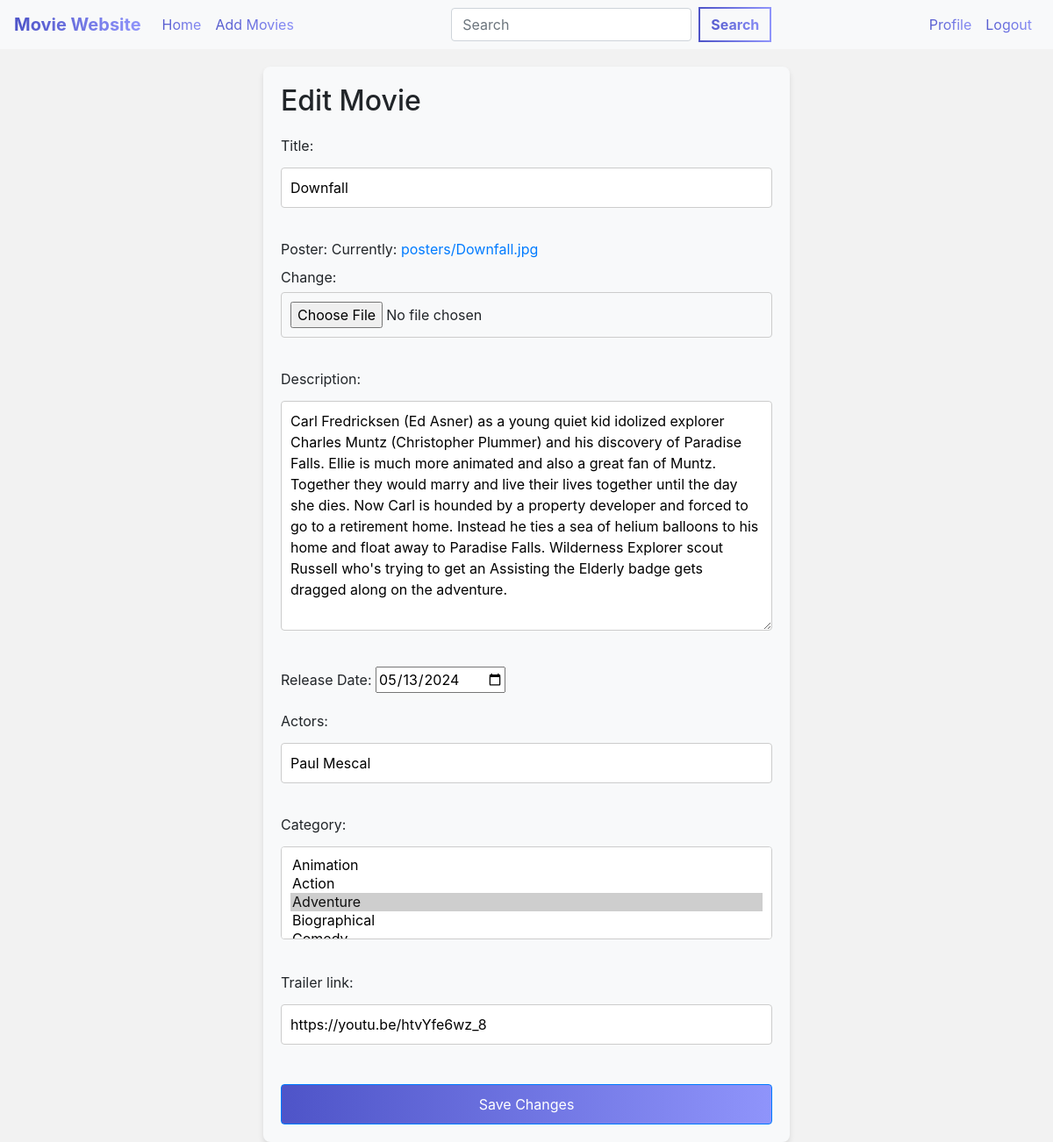
The app's page /movie/2/edit/ (signed in) with its own data.
### movie_app/models.py (models this page shows, shortened)
class Movie(models.Model):
    title = models.CharField(max_length=200)
    poster = models.ImageField(upload_to='posters/')
    description = models.TextField()
    release_date = models.DateField(verbose_name="Release Date")
    actors = models.CharField(max_length=500)
    category = models.ManyToManyField(Category)
    trailer_link = models.URLField()

### movie_app/views.py (the view)
# urls.py: path('movie/<int:movie_id>/edit/', views.edit_movie, name='edit_movie'),
@login_required
def edit_movie(request, movie_id):
    movie = get_object_or_404(Movie, id=movie_id)
    if request.method == 'POST':
        form = MovieForm(request.POST, instance=movie)
        if form.is_valid():
            form.save()
            return redirect('movie_details', movie_id=movie_id)
    else:
        form = MovieForm(instance=movie)
    return render(request, 'edit_movie.html', {'form': form})

### movie_app/forms.py
class MovieForm(forms.ModelForm):
    class Meta:
        model = Movie
        fields = ['title', 'poster', 'description', 'release_date', 'actors', 'category', 'trailer_link']
        widgets = {
            'release_date': forms.DateInput(attrs={'type': 'date'}),
        }

### movie_app/models.py (called while the page is built)
    def __str__(self):
        return self.name

### templates/edit_movie.html (shortened to what this page needs)
{% extends "base.html" %}
{% block content %}
<h2>Edit Movie</h2>
<form method="post">
    {{ form.as_p }}
    <button type="submit" class="btn btn-primary">Save Changes</button>
</form>
{% endblock %}

### templates/edit_movie.html (style rules this page uses)
input#id_trailer_link { width: 100%; padding: 10px; margin-top: 5px; margin-bottom: 20px; border: 1px solid #ccc; border-radius: 4px; }
textarea#id_description { width: 100%; padding: 10px; margin-top: 5px; margin-bottom: 20px; border: 1px solid #ccc; border-radius: 4px; resize: vertical; min-height: 100px; }
form { margin-top: 20px; }
form p { margin-bottom: 15px; }
input[type="text"], input[type="file"], select { width: 100%; padding: 10px; margin-top: 5px; margin-bottom: 20px; border: 1px solid #ccc; border-radius: 4px; }
.btn-primary { background: linear-gradient(to right, #4e54c8, #8f94fb); border-color: #007bff; padding: 10px 15px; font-size: 16px; width: 100%; margin-top: 10px; transition: background-color 0.3s ease; }

### templates/base.html (style rules this page uses)
body { background-color: #f2f2f2; }

### records on screen
Movie: title "Downfall", description "Carl Fredricksen (Ed Asner) as a young quiet kid idolized explorer Charles Muntz (Christopher Plummer) and his discovery of Paradise Falls. Ellie is much more animated and also a great fan of Muntz. Together they would marry and live their lives together until the day she dies. Now Carl is hounded by a property developer and forced to go to a retirement home. Instead he ties a sea of helium balloons to his home and float away to Paradise Falls. Wilderness Explorer scout Russell who's trying to get an Assisting the Elderly badge gets dragged along on the adventure.", release_date "05/13/2024", actors "Paul Mescal", trailer_link "https://youtu.be/htvYfe6wz_8"
